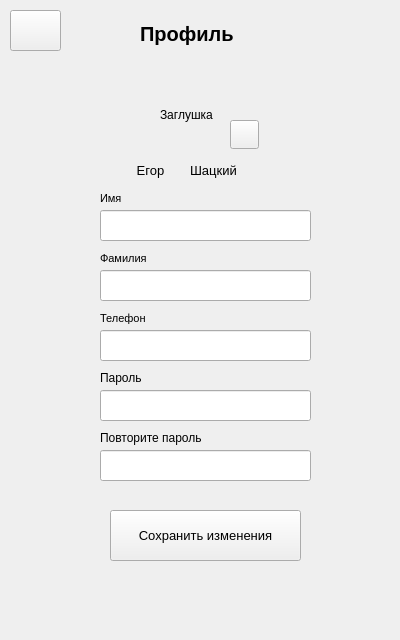
<?xml version="1.0" encoding="UTF-8"?>
<ui version="4.0">
 <class>userProfile</class>
 <widget class="QWidget" name="userProfile">
  <property name="geometry">
   <rect>
    <x>0</x>
    <y>0</y>
    <width>400</width>
    <height>640</height>
   </rect>
  </property>
  <property name="windowTitle">
   <string>Form</string>
  </property>
  <widget class="QLabel" name="label">
   <property name="geometry">
    <rect>
     <x>140</x>
     <y>20</y>
     <width>130</width>
     <height>27</height>
    </rect>
   </property>
   <property name="font">
    <font>
     <pointsize>15</pointsize>
     <weight>75</weight>
     <bold>true</bold>
    </font>
   </property>
   <property name="text">
    <string>Профиль</string>
   </property>
  </widget>
  <widget class="QPushButton" name="backButton">
   <property name="geometry">
    <rect>
     <x>10</x>
     <y>10</y>
     <width>51</width>
     <height>41</height>
    </rect>
   </property>
   <property name="text">
    <string/>
   </property>
  </widget>
  <widget class="QPushButton" name="saveButton">
   <property name="geometry">
    <rect>
     <x>110</x>
     <y>510</y>
     <width>191</width>
     <height>51</height>
    </rect>
   </property>
   <property name="font">
    <font>
     <pointsize>10</pointsize>
    </font>
   </property>
   <property name="text">
    <string>Сохранить изменения</string>
   </property>
  </widget>
  <widget class="QLabel" name="zaglushkaLabel">
   <property name="geometry">
    <rect>
     <x>160</x>
     <y>80</y>
     <width>70</width>
     <height>70</height>
    </rect>
   </property>
   <property name="text">
    <string>Заглушка</string>
   </property>
  </widget>
  <widget class="QPushButton" name="cameraButton">
   <property name="geometry">
    <rect>
     <x>230</x>
     <y>120</y>
     <width>29</width>
     <height>29</height>
    </rect>
   </property>
   <property name="text">
    <string/>
   </property>
  </widget>
  <widget class="QLineEdit" name="nameEdit">
   <property name="geometry">
    <rect>
     <x>100</x>
     <y>210</y>
     <width>211</width>
     <height>31</height>
    </rect>
   </property>
   <property name="font">
    <font>
     <pointsize>10</pointsize>
    </font>
   </property>
  </widget>
  <widget class="QLineEdit" name="surnameEdit">
   <property name="geometry">
    <rect>
     <x>100</x>
     <y>270</y>
     <width>211</width>
     <height>31</height>
    </rect>
   </property>
   <property name="font">
    <font>
     <pointsize>10</pointsize>
    </font>
   </property>
  </widget>
  <widget class="QLineEdit" name="phoneEdit">
   <property name="geometry">
    <rect>
     <x>100</x>
     <y>330</y>
     <width>211</width>
     <height>31</height>
    </rect>
   </property>
   <property name="font">
    <font>
     <pointsize>10</pointsize>
    </font>
   </property>
  </widget>
  <widget class="QLabel" name="label_2">
   <property name="geometry">
    <rect>
     <x>100</x>
     <y>190</y>
     <width>41</width>
     <height>16</height>
    </rect>
   </property>
   <property name="font">
    <font>
     <pointsize>8</pointsize>
    </font>
   </property>
   <property name="text">
    <string>Имя</string>
   </property>
  </widget>
  <widget class="QLabel" name="label_3">
   <property name="geometry">
    <rect>
     <x>100</x>
     <y>250</y>
     <width>81</width>
     <height>16</height>
    </rect>
   </property>
   <property name="font">
    <font>
     <pointsize>8</pointsize>
    </font>
   </property>
   <property name="text">
    <string>Фамилия</string>
   </property>
  </widget>
  <widget class="QLabel" name="label_4">
   <property name="geometry">
    <rect>
     <x>100</x>
     <y>310</y>
     <width>81</width>
     <height>16</height>
    </rect>
   </property>
   <property name="font">
    <font>
     <pointsize>8</pointsize>
    </font>
   </property>
   <property name="text">
    <string>Телефон</string>
   </property>
  </widget>
  <widget class="QLabel" name="nameLabel">
   <property name="geometry">
    <rect>
     <x>120</x>
     <y>160</y>
     <width>61</width>
     <height>21</height>
    </rect>
   </property>
   <property name="font">
    <font>
     <pointsize>10</pointsize>
    </font>
   </property>
   <property name="text">
    <string>Егор</string>
   </property>
   <property name="alignment">
    <set>Qt::AlignCenter</set>
   </property>
  </widget>
  <widget class="QLabel" name="label_5">
   <property name="geometry">
    <rect>
     <x>0</x>
     <y>0</y>
     <width>400</width>
     <height>60</height>
    </rect>
   </property>
   <property name="text">
    <string/>
   </property>
  </widget>
  <widget class="QLabel" name="label_6">
   <property name="geometry">
    <rect>
     <x>0</x>
     <y>60</y>
     <width>411</width>
     <height>581</height>
    </rect>
   </property>
   <property name="text">
    <string/>
   </property>
  </widget>
  <widget class="QLabel" name="label_7">
   <property name="geometry">
    <rect>
     <x>100</x>
     <y>370</y>
     <width>71</width>
     <height>16</height>
    </rect>
   </property>
   <property name="text">
    <string>Пароль</string>
   </property>
  </widget>
  <widget class="QLineEdit" name="passwordEdit">
   <property name="geometry">
    <rect>
     <x>100</x>
     <y>390</y>
     <width>211</width>
     <height>31</height>
    </rect>
   </property>
   <property name="echoMode">
    <enum>QLineEdit::Password</enum>
   </property>
  </widget>
  <widget class="QLineEdit" name="passwordEdit_2">
   <property name="geometry">
    <rect>
     <x>100</x>
     <y>450</y>
     <width>211</width>
     <height>31</height>
    </rect>
   </property>
   <property name="echoMode">
    <enum>QLineEdit::Password</enum>
   </property>
  </widget>
  <widget class="QLabel" name="label_8">
   <property name="geometry">
    <rect>
     <x>100</x>
     <y>430</y>
     <width>121</width>
     <height>16</height>
    </rect>
   </property>
   <property name="text">
    <string>Повторите пароль</string>
   </property>
  </widget>
  <widget class="QLabel" name="surnameLabel">
   <property name="geometry">
    <rect>
     <x>190</x>
     <y>160</y>
     <width>81</width>
     <height>21</height>
    </rect>
   </property>
   <property name="font">
    <font>
     <pointsize>10</pointsize>
    </font>
   </property>
   <property name="text">
    <string>Шацкий</string>
   </property>
  </widget>
  <zorder>label_6</zorder>
  <zorder>label_5</zorder>
  <zorder>label</zorder>
  <zorder>backButton</zorder>
  <zorder>saveButton</zorder>
  <zorder>zaglushkaLabel</zorder>
  <zorder>cameraButton</zorder>
  <zorder>nameEdit</zorder>
  <zorder>surnameEdit</zorder>
  <zorder>phoneEdit</zorder>
  <zorder>label_2</zorder>
  <zorder>label_3</zorder>
  <zorder>label_4</zorder>
  <zorder>nameLabel</zorder>
  <zorder>label_7</zorder>
  <zorder>passwordEdit</zorder>
  <zorder>passwordEdit_2</zorder>
  <zorder>label_8</zorder>
  <zorder>surnameLabel</zorder>
 </widget>
 <resources/>
 <connections/>
</ui>
